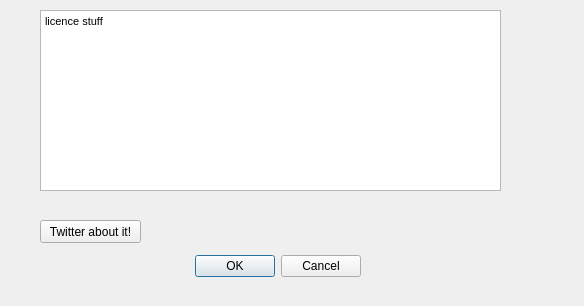
<?xml version="1.0" encoding="UTF-8"?>
<ui version="4.0">
 <class>InfoDialog</class>
 <widget class="QDialog" name="InfoDialog">
  <property name="geometry">
   <rect>
    <x>0</x>
    <y>0</y>
    <width>584</width>
    <height>306</height>
   </rect>
  </property>
  <property name="windowTitle">
   <string>Dialog</string>
  </property>
  <widget class="QDialogButtonBox" name="buttonBox">
   <property name="geometry">
    <rect>
     <x>20</x>
     <y>250</y>
     <width>341</width>
     <height>32</height>
    </rect>
   </property>
   <property name="orientation">
    <enum>Qt::Horizontal</enum>
   </property>
   <property name="standardButtons">
    <set>QDialogButtonBox::Cancel|QDialogButtonBox::Ok</set>
   </property>
  </widget>
  <widget class="QTextEdit" name="textEdit">
   <property name="geometry">
    <rect>
     <x>40</x>
     <y>10</y>
     <width>461</width>
     <height>181</height>
    </rect>
   </property>
   <property name="html">
    <string>&lt;!DOCTYPE HTML PUBLIC &quot;-//W3C//DTD HTML 4.0//EN&quot; &quot;http://www.w3.org/TR/REC-html40/strict.dtd&quot;&gt;
&lt;html&gt;&lt;head&gt;&lt;meta name=&quot;qrichtext&quot; content=&quot;1&quot; /&gt;&lt;style type=&quot;text/css&quot;&gt;
p, li { white-space: pre-wrap; }
&lt;/style&gt;&lt;/head&gt;&lt;body style=&quot; font-family:'MS Shell Dlg 2'; font-size:8.25pt; font-weight:400; font-style:normal;&quot;&gt;
&lt;p style=&quot; margin-top:0px; margin-bottom:0px; margin-left:0px; margin-right:0px; -qt-block-indent:0; text-indent:0px;&quot;&gt;licence stuff&lt;/p&gt;
&lt;p style=&quot;-qt-paragraph-type:empty; margin-top:0px; margin-bottom:0px; margin-left:0px; margin-right:0px; -qt-block-indent:0; text-indent:0px; font-size:8pt;&quot;&gt;&lt;br /&gt;&lt;/p&gt;&lt;/body&gt;&lt;/html&gt;</string>
   </property>
  </widget>
  <widget class="QPushButton" name="twitterBtn">
   <property name="geometry">
    <rect>
     <x>40</x>
     <y>220</y>
     <width>101</width>
     <height>23</height>
    </rect>
   </property>
   <property name="text">
    <string>Twitter about it!</string>
   </property>
  </widget>
 </widget>
 <resources/>
 <connections>
  <connection>
   <sender>buttonBox</sender>
   <signal>accepted()</signal>
   <receiver>InfoDialog</receiver>
   <slot>accept()</slot>
   <hints>
    <hint type="sourcelabel">
     <x>248</x>
     <y>254</y>
    </hint>
    <hint type="destinationlabel">
     <x>157</x>
     <y>274</y>
    </hint>
   </hints>
  </connection>
  <connection>
   <sender>buttonBox</sender>
   <signal>rejected()</signal>
   <receiver>InfoDialog</receiver>
   <slot>reject()</slot>
   <hints>
    <hint type="sourcelabel">
     <x>316</x>
     <y>260</y>
    </hint>
    <hint type="destinationlabel">
     <x>286</x>
     <y>274</y>
    </hint>
   </hints>
  </connection>
  <connection>
   <sender>twitterBtn</sender>
   <signal>clicked()</signal>
   <receiver>InfoDialog</receiver>
   <slot>accept()</slot>
   <hints>
    <hint type="sourcelabel">
     <x>90</x>
     <y>231</y>
    </hint>
    <hint type="destinationlabel">
     <x>291</x>
     <y>152</y>
    </hint>
   </hints>
  </connection>
 </connections>
</ui>
